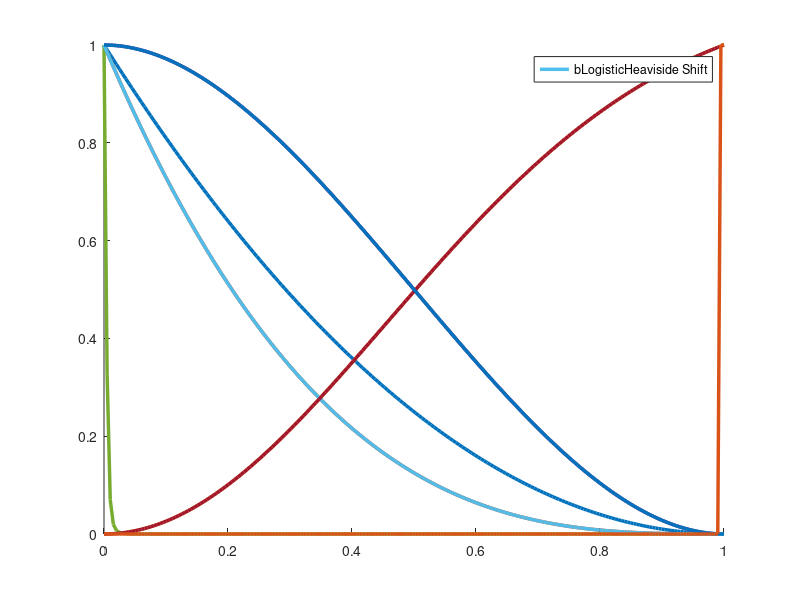

The MATLAB source for this figure:
close all

% Alpha only goes from 0 to 1 
alpha = linspace(0,1,200);

a = (1-alpha).^2;
b = (1-alpha).^3;

%% Test
q = 1024;
m = 6;
mod = (a./(a + m*alpha.*(1+q*alpha))).^2;
m = 6;
mod2 = (a./(a + m*alpha.*(1+q*alpha))).^2;
m = 24;
mod3 = (a./(a + m*alpha.*(1+q*alpha))).^2;

g = 1.1;
gd = g*(1-((g-1)/g).^(alpha.^2));
gm = 1 - 3*alpha.^2+2*alpha.^3;

hold on 
h0 = plot(alpha, a, 'Linewidth', 2.5);
h1 = plot(alpha, b, 'Linewidth', 2.5);
h2 = plot(alpha, gd, 'Linewidth', 2.5); 
h3 = plot(alpha, gm, 'Linewidth', 2.5); 
h4 = plot(alpha, mod3, 'Linewidth', 2.5); 

% h2 = plot(alpha, gd, 'Linewidth', 2.5); 
% h3 = plot(alpha, gm, 'Linewidth', 2.5); 
leg = legend([h0, h1, h2, h3, h4],["a", "b", "gd", "gm", "q=64, m=12"], 'Location', 'Best');

%% Macauley Bracket and Heaviside Function
mac = (alpha + abs(alpha))/2;
Heav = (alpha + abs(alpha))./(2.*alpha);

% Shifted Heaviside
k_ell = .99;
Heav_shift = (alpha-k_ell + abs(alpha-k_ell))./(2.*(alpha-k_ell));

% Logistic Function
log_fcn = 1./(1+exp(-200*(alpha-0.9)));
% Hyperbolic Tangent 
htan_fcn = (exp(alpha) - exp(-alpha))./(exp(alpha) + exp(-alpha));
% Gen
gen = (alpha)./sqrt(1 + alpha.^2);

% mu = 0.94*ones([1,200]);
% beta = 0.01; 
% t_exp = -(alpha-mu)/beta;
% den = exp(t_exp) + 1;
% P = 1./den;

% h00 = plot(alpha, a, 'Linewidth', 2.5);
hold on
h0 = plot(alpha, b, 'Linewidth', 2.5);
% h1 = plot(alpha, mac, 'Linewidth', 2.5); 
% h2 = plot(alpha, mac_shift,'Linewidth', 2.5);
% h3 = plot(alpha, Heav,'Linewidth', 2.5);
% h1 = plot(alpha, gen, 'Linewidth', 2.5); 
hold on 
h2 = plot(alpha, gd, 'Linewidth', 2.5); 
h3 = plot(alpha, gm, 'Linewidth', 2.5); 

% h3 = plot(alpha, htan_fcn, 'Linewidth', 2.5); 
h4 = plot(alpha, Heav_shift,'Linewidth', 2.5);
% h5 = plot(alpha, P,'Linewidth', 2.5);

leg = legend([h0, h2, h4],["b", "Logistic", "Heaviside Shift"], 'Location', 'Best');
